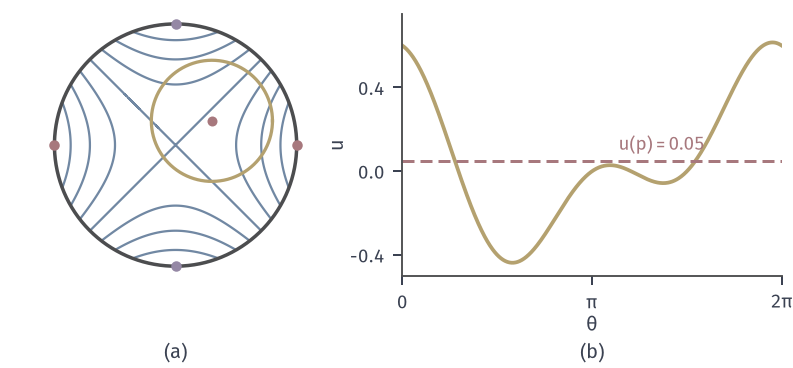

Recreate this plot in Python.
from pathlib import Path
import sys
HERE = Path(__file__).resolve().parent
sys.path.insert(0, str(HERE.parent/"ellip-common"))
from ellip_fig import *
# u=x^2-y^2 on unit disc; mean value at p.
fig, axes = figure(width_mm=112, height_mm=52, ncols=2, gridspec_kw={'width_ratios': [.8, 1]})
panel(fig, left=.03, wspace=.22, bottom=.25, right=.985)
ax = axes[0]
g = np.linspace(-1, 1, 501); P, Q = np.meshgrid(g, g); U = P**2-Q**2; U[P**2+Q**2 > 1] = np.nan
ax.contour(P, Q, U, [-.75, -.5, -.25, 0, .25, .5, .75], colors=BLUE, linewidths=.9, linestyles='solid')
t = np.linspace(0, 2*np.pi, 400)
ax.plot(np.cos(t), np.sin(t), color=STROKE, lw=1.4)
p = (.3, .2); r = .5
ax.plot(p[0]+r*np.cos(t), p[1]+r*np.sin(t), color=YELLOW, lw=1.3); dot(ax, *p, RED, 4)
for s in (0, np.pi): dot(ax, np.cos(s), np.sin(s), RED, 4.2)
for s in (np.pi/2, 3*np.pi/2): dot(ax, np.cos(s), np.sin(s), PURPLE, 4.2)
ax.set_xlim(-1.08, 1.08); ax.set_ylim(-1.08, 1.08); ax.set_aspect('equal'); ax.set_xticks([]); ax.set_yticks([])
for s in ax.spines.values(): s.set_visible(False)
ax = axes[1]
th = np.linspace(0, 2*np.pi, 721); up = (p[0]+r*np.cos(th))**2-(p[1]+r*np.sin(th))**2
ax.plot(th, up, color=YELLOW, lw=1.5); ax.axhline(p[0]**2-p[1]**2, color=RED, lw=1.2, ls=DASH)
m = float(np.trapezoid(up, th)/(2*np.pi))
lab(ax, 4.3, p[0]**2-p[1]**2+.05, r'$u(\mathbf{p})=0.05$', RED, ha='center')
ax.set_xlim(0, 2*np.pi); ax.set_xticks([0, np.pi, 2*np.pi]); ax.set_xticklabels(['0', r'$\pi$', r'$2\pi$']); ax.set_ylim(-.5, .75); ax.set_yticks([-.4, 0, .4]); hat01(ax, r'$\theta$', r'$u$')
tags(fig, axes)
print(m)
save(fig, HERE, 'figure', {'u': 'x^2-y^2', 'p': p, 'r': r, 'mean': m})
